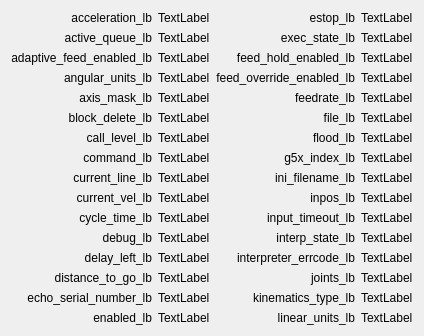
      <widget class="QWidget" name="tab">
       <attribute name="title">
        <string>Status 1</string>
       </attribute>
       <layout class="QGridLayout" name="gridLayout">
        <item row="16" column="0">
         <widget class="QLabel" name="label_47">
          <property name="text">
           <string>enabled_lb</string>
          </property>
          <property name="alignment">
           <set>Qt::AlignRight|Qt::AlignTrailing|Qt::AlignVCenter</set>
          </property>
         </widget>
        </item>
        <item row="7" column="0">
         <widget class="QLabel" name="label_7">
          <property name="text">
           <string>command_lb</string>
          </property>
          <property name="alignment">
           <set>Qt::AlignRight|Qt::AlignTrailing|Qt::AlignVCenter</set>
          </property>
         </widget>
        </item>
        <item row="6" column="1">
         <widget class="QLabel" name="call_level_lb">
          <property name="text">
           <string>TextLabel</string>
          </property>
         </widget>
        </item>
        <item row="11" column="1">
         <widget class="QLabel" name="debug_lb">
          <property name="text">
           <string>TextLabel</string>
          </property>
         </widget>
        </item>
        <item row="5" column="0">
         <widget class="QLabel" name="label_4">
          <property name="text">
           <string>block_delete_lb</string>
          </property>
          <property name="alignment">
           <set>Qt::AlignRight|Qt::AlignTrailing|Qt::AlignVCenter</set>
          </property>
         </widget>
        </item>
        <item row="1" column="2">
         <widget class="QLabel" name="label_17">
          <property name="text">
           <string>exec_state_lb</string>
          </property>
          <property name="alignment">
           <set>Qt::AlignRight|Qt::AlignTrailing|Qt::AlignVCenter</set>
          </property>
         </widget>
        </item>
        <item row="2" column="0">
         <widget class="QLabel" name="label_5">
          <property name="text">
           <string>adaptive_feed_enabled_lb</string>
          </property>
          <property name="alignment">
           <set>Qt::AlignRight|Qt::AlignTrailing|Qt::AlignVCenter</set>
          </property>
         </widget>
        </item>
        <item row="15" column="0">
         <widget class="QLabel" name="label_43">
          <property name="text">
           <string>echo_serial_number_lb</string>
          </property>
          <property name="alignment">
           <set>Qt::AlignRight|Qt::AlignTrailing|Qt::AlignVCenter</set>
          </property>
         </widget>
        </item>
        <item row="8" column="0">
         <widget class="QLabel" name="label_8">
          <property name="text">
           <string>current_line_lb</string>
          </property>
          <property name="alignment">
           <set>Qt::AlignRight|Qt::AlignTrailing|Qt::AlignVCenter</set>
          </property>
         </widget>
        </item>
        <item row="5" column="3">
         <widget class="QLabel" name="file_lb">
          <property name="text">
           <string>TextLabel</string>
          </property>
         </widget>
        </item>
        <item row="0" column="1">
         <widget class="QLabel" name="acceleration_lb">
          <property name="text">
           <string>TextLabel</string>
          </property>
         </widget>
        </item>
        <item row="0" column="3">
         <widget class="QLabel" name="estop_lb">
          <property name="text">
           <string>TextLabel</string>
          </property>
         </widget>
        </item>
        <item row="8" column="1">
         <widget class="QLabel" name="current_line_lb">
          <property name="text">
           <string>TextLabel</string>
          </property>
         </widget>
        </item>
        <item row="2" column="1">
         <widget class="QLabel" name="adaptive_feed_enabled_lb">
          <property name="text">
           <string>TextLabel</string>
          </property>
         </widget>
        </item>
        <item row="9" column="0">
         <widget class="QLabel" name="label_10">
          <property name="text">
           <string>current_vel_lb</string>
          </property>
          <property name="alignment">
           <set>Qt::AlignRight|Qt::AlignTrailing|Qt::AlignVCenter</set>
          </property>
         </widget>
        </item>
        <item row="4" column="1">
         <widget class="QLabel" name="axis_mask_lb">
          <property name="text">
           <string>TextLabel</string>
          </property>
         </widget>
        </item>
        <item row="15" column="1">
         <widget class="QLabel" name="echo_serial_number_lb">
          <property name="text">
           <string>TextLabel</string>
          </property>
         </widget>
        </item>
        <item row="1" column="3">
         <widget class="QLabel" name="exec_state_lb">
          <property name="text">
           <string>TextLabel</string>
          </property>
         </widget>
        </item>
        <item row="3" column="1">
         <widget class="QLabel" name="angular_units_lb">
          <property name="text">
           <string>TextLabel</string>
          </property>
         </widget>
        </item>
        <item row="4" column="2">
         <widget class="QLabel" name="label_20">
          <property name="text">
           <string>feedrate_lb</string>
          </property>
          <property name="alignment">
           <set>Qt::AlignRight|Qt::AlignTrailing|Qt::AlignVCenter</set>
          </property>
         </widget>
        </item>
        <item row="5" column="1">
         <widget class="QLabel" name="block_delete_lb">
          <property name="text">
           <string>TextLabel</string>
          </property>
         </widget>
        </item>
        <item row="10" column="1">
         <widget class="QLabel" name="cycle_time_lb">
          <property name="text">
           <string>TextLabel</string>
          </property>
         </widget>
        </item>
        <item row="8" column="3">
         <widget class="QLabel" name="ini_filename_lb">
          <property name="text">
           <string>TextLabel</string>
          </property>
         </widget>
        </item>
        <item row="12" column="3">
         <widget class="QLabel" name="interpreter_errcode_lb">
          <property name="text">
           <string>TextLabel</string>
          </property>
         </widget>
        </item>
        <item row="5" column="2">
         <widget class="QLabel" name="label_21">
          <property name="text">
           <string>file_lb</string>
          </property>
          <property name="alignment">
           <set>Qt::AlignRight|Qt::AlignTrailing|Qt::AlignVCenter</set>
          </property>
         </widget>
        </item>
        <item row="13" column="0">
         <widget class="QLabel" name="label_14">
          <property name="text">
           <string>distance_to_go_lb</string>
          </property>
          <property name="alignment">
           <set>Qt::AlignRight|Qt::AlignTrailing|Qt::AlignVCenter</set>
          </property>
         </widget>
        </item>
        <item row="16" column="1">
         <widget class="QLabel" name="enabled_lb">
          <property name="text">
           <string>TextLabel</string>
          </property>
         </widget>
        </item>
        <item row="11" column="3">
         <widget class="QLabel" name="interp_state_lb">
          <property name="text">
           <string>TextLabel</string>
          </property>
         </widget>
        </item>
        <item row="7" column="2">
         <widget class="QLabel" name="label_23">
          <property name="text">
           <string>g5x_index_lb</string>
          </property>
          <property name="alignment">
           <set>Qt::AlignRight|Qt::AlignTrailing|Qt::AlignVCenter</set>
          </property>
         </widget>
        </item>
        <item row="9" column="2">
         <widget class="QLabel" name="label_26">
          <property name="text">
           <string>inpos_lb</string>
          </property>
          <property name="alignment">
           <set>Qt::AlignRight|Qt::AlignTrailing|Qt::AlignVCenter</set>
          </property>
         </widget>
        </item>
        <item row="0" column="0">
         <widget class="QLabel" name="label">
          <property name="text">
           <string>acceleration_lb</string>
          </property>
          <property name="alignment">
           <set>Qt::AlignRight|Qt::AlignTrailing|Qt::AlignVCenter</set>
          </property>
         </widget>
        </item>
        <item row="7" column="3">
         <widget class="QLabel" name="g5x_index_lb">
          <property name="text">
           <string>TextLabel</string>
          </property>
         </widget>
        </item>
        <item row="1" column="0">
         <widget class="QLabel" name="label_3">
          <property name="text">
           <string>active_queue_lb</string>
          </property>
          <property name="alignment">
           <set>Qt::AlignRight|Qt::AlignTrailing|Qt::AlignVCenter</set>
          </property>
         </widget>
        </item>
        <item row="12" column="0">
         <widget class="QLabel" name="label_13">
          <property name="text">
           <string>delay_left_lb</string>
          </property>
          <property name="alignment">
           <set>Qt::AlignRight|Qt::AlignTrailing|Qt::AlignVCenter</set>
          </property>
         </widget>
        </item>
        <item row="10" column="3">
         <widget class="QLabel" name="input_timeout_lb">
          <property name="text">
           <string>TextLabel</string>
          </property>
         </widget>
        </item>
        <item row="2" column="3">
         <widget class="QLabel" name="feed_hold_enabled_lb">
          <property name="text">
           <string>TextLabel</string>
          </property>
         </widget>
        </item>
        <item row="6" column="2">
         <widget class="QLabel" name="label_22">
          <property name="text">
           <string>flood_lb</string>
          </property>
          <property name="alignment">
           <set>Qt::AlignRight|Qt::AlignTrailing|Qt::AlignVCenter</set>
          </property>
         </widget>
        </item>
        <item row="11" column="2">
         <widget class="QLabel" name="label_28">
          <property name="text">
           <string>interp_state_lb</string>
          </property>
          <property name="alignment">
           <set>Qt::AlignRight|Qt::AlignTrailing|Qt::AlignVCenter</set>
          </property>
         </widget>
        </item>
        <item row="2" column="2">
         <widget class="QLabel" name="label_18">
          <property name="text">
           <string>feed_hold_enabled_lb</string>
          </property>
          <property name="alignment">
           <set>Qt::AlignRight|Qt::AlignTrailing|Qt::AlignVCenter</set>
          </property>
         </widget>
        </item>
        <item row="6" column="0">
         <widget class="QLabel" name="label_6">
          <property name="text">
           <string>call_level_lb</string>
          </property>
          <property name="alignment">
           <set>Qt::AlignRight|Qt::AlignTrailing|Qt::AlignVCenter</set>
          </property>
         </widget>
        </item>
        <item row="10" column="0">
         <widget class="QLabel" name="label_11">
          <property name="text">
           <string>cycle_time_lb</string>
          </property>
          <property name="alignment">
           <set>Qt::AlignRight|Qt::AlignTrailing|Qt::AlignVCenter</set>
          </property>
         </widget>
        </item>
        <item row="0" column="2">
         <widget class="QLabel" name="label_15">
          <property name="text">
           <string>estop_lb</string>
          </property>
          <property name="alignment">
           <set>Qt::AlignRight|Qt::AlignTrailing|Qt::AlignVCenter</set>
          </property>
         </widget>
        </item>
        <item row="6" column="3">
         <widget class="QLabel" name="flood_lb">
          <property name="text">
           <string>TextLabel</string>
          </property>
         </widget>
        </item>
        <item row="4" column="3">
         <widget class="QLabel" name="feedrate_lb">
          <property name="text">
           <string>TextLabel</string>
          </property>
         </widget>
        </item>
        <item row="4" column="0">
         <widget class="QLabel" name="label_2">
          <property name="text">
           <string>axis_mask_lb</string>
          </property>
          <property name="alignment">
           <set>Qt::AlignRight|Qt::AlignTrailing|Qt::AlignVCenter</set>
          </property>
         </widget>
        </item>
        <item row="12" column="2">
         <widget class="QLabel" name="label_29">
          <property name="text">
           <string>interpreter_errcode_lb</string>
          </property>
          <property name="alignment">
           <set>Qt::AlignRight|Qt::AlignTrailing|Qt::AlignVCenter</set>
          </property>
         </widget>
        </item>
        <item row="7" column="1">
         <widget class="QLabel" name="command_lb">
          <property name="text">
           <string>TextLabel</string>
          </property>
         </widget>
        </item>
        <item row="8" column="2">
         <widget class="QLabel" name="label_25">
          <property name="text">
           <string>ini_filename_lb</string>
          </property>
          <property name="alignment">
           <set>Qt::AlignRight|Qt::AlignTrailing|Qt::AlignVCenter</set>
          </property>
         </widget>
        </item>
        <item row="3" column="0">
         <widget class="QLabel" name="label_9">
          <property name="text">
           <string>angular_units_lb</string>
          </property>
          <property name="alignment">
           <set>Qt::AlignRight|Qt::AlignTrailing|Qt::AlignVCenter</set>
          </property>
         </widget>
        </item>
        <item row="9" column="1">
         <widget class="QLabel" name="current_vel_lb">
          <property name="text">
           <string>TextLabel</string>
          </property>
         </widget>
        </item>
        <item row="1" column="1">
         <widget class="QLabel" name="active_queue_lb">
          <property name="text">
           <string>TextLabel</string>
          </property>
         </widget>
        </item>
        <item row="16" column="3">
         <widget class="QLabel" name="linear_units_lb">
          <property name="text">
           <string>TextLabel</string>
          </property>
         </widget>
        </item>
        <item row="16" column="2">
         <widget class="QLabel" name="label_16">
          <property name="text">
           <string>linear_units_lb</string>
          </property>
          <property name="alignment">
           <set>Qt::AlignRight|Qt::AlignTrailing|Qt::AlignVCenter</set>
          </property>
         </widget>
        </item>
        <item row="3" column="3">
         <widget class="QLabel" name="feed_override_enabled_lb">
          <property name="text">
           <string>TextLabel</string>
          </property>
         </widget>
        </item>
        <item row="9" column="3">
         <widget class="QLabel" name="inpos_lb">
          <property name="text">
           <string>TextLabel</string>
          </property>
         </widget>
        </item>
        <item row="3" column="2">
         <widget class="QLabel" name="label_19">
          <property name="text">
           <string>feed_override_enabled_lb</string>
          </property>
          <property name="alignment">
           <set>Qt::AlignRight|Qt::AlignTrailing|Qt::AlignVCenter</set>
          </property>
         </widget>
        </item>
        <item row="12" column="1">
         <widget class="QLabel" name="delay_left_lb">
          <property name="text">
           <string>TextLabel</string>
          </property>
         </widget>
        </item>
        <item row="13" column="1">
         <widget class="QLabel" name="distance_to_go_lb">
          <property name="text">
           <string>TextLabel</string>
          </property>
         </widget>
        </item>
        <item row="10" column="2">
         <widget class="QLabel" name="label_27">
          <property name="text">
           <string>input_timeout_lb</string>
          </property>
          <property name="alignment">
           <set>Qt::AlignRight|Qt::AlignTrailing|Qt::AlignVCenter</set>
          </property>
         </widget>
        </item>
        <item row="11" column="0">
         <widget class="QLabel" name="label_12">
          <property name="text">
           <string>debug_lb</string>
          </property>
          <property name="alignment">
           <set>Qt::AlignRight|Qt::AlignTrailing|Qt::AlignVCenter</set>
          </property>
         </widget>
        </item>
        <item row="15" column="2">
         <widget class="QLabel" name="label_45">
          <property name="text">
           <string>kinematics_type_lb</string>
          </property>
          <property name="alignment">
           <set>Qt::AlignRight|Qt::AlignTrailing|Qt::AlignVCenter</set>
          </property>
         </widget>
        </item>
        <item row="15" column="3">
         <widget class="QLabel" name="kinematics_type_lb">
          <property name="text">
           <string>TextLabel</string>
          </property>
         </widget>
        </item>
        <item row="13" column="2">
         <widget class="QLabel" name="label_49">
          <property name="text">
           <string>joints_lb</string>
          </property>
          <property name="alignment">
           <set>Qt::AlignRight|Qt::AlignTrailing|Qt::AlignVCenter</set>
          </property>
         </widget>
        </item>
        <item row="13" column="3">
         <widget class="QLabel" name="joints_lb">
          <property name="text">
           <string>TextLabel</string>
          </property>
         </widget>
        </item>
       </layout>
      </widget>
